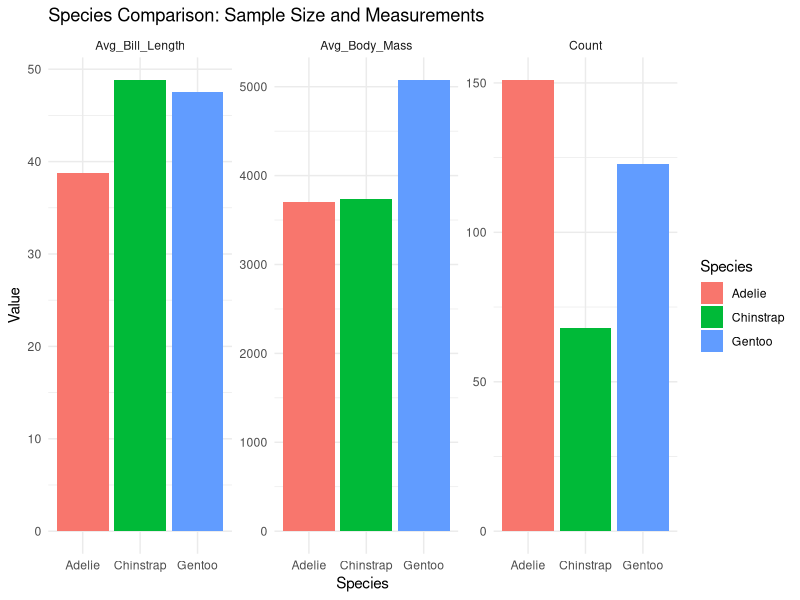

Source code (R):
# AUTHOR: Ralph Blancas
# PROJECT: Finals R Project
# CATEGORY: f. data science script 1
# DESCRIPTION: clean the data and compare species-level summaries
# EXPLANATION: This script cleans the penguin data by removing missing values and splitting the dataset into 
#              separate subsets for Adelie, Chinstrap, and Gentoo. It then creates a comparison table and 
#              reshapes the result for plotting. The goal is to make species-level differences easier to inspect

library(palmerpenguins)
library(tidyverse)

# DATA CLEANING
# create one clean subset per species using the same selected variables
gentoo_clean <- penguins %>%
  filter(species == "Gentoo") %>%
  drop_na(body_mass_g, bill_length_mm) %>%
  select(species, island, bill_length_mm, body_mass_g)

cat("Gentoo clean rows:", nrow(gentoo_clean), "\n")
summary(gentoo_clean)

adelie_clean <- penguins %>%
  filter(species == "Adelie") %>%
  drop_na(body_mass_g, bill_length_mm) %>%
  select(species, island, bill_length_mm, body_mass_g)

cat("Adelie clean rows:", nrow(adelie_clean), "\n")
summary(adelie_clean)

chinstrap_clean <- penguins %>%
  filter(species == "Chinstrap") %>%
  drop_na(body_mass_g, bill_length_mm) %>%
  select(species, island, bill_length_mm, body_mass_g)

cat("Chinstrap clean rows:", nrow(chinstrap_clean), "\n")
summary(chinstrap_clean)

# SUMMARY TABLE
# compare sample size average bill length and average body mass by species
species_summary <- data.frame(
  Species = c("Adelie", "Chinstrap", "Gentoo"),
  Count = c(nrow(adelie_clean), nrow(chinstrap_clean), nrow(gentoo_clean)),
  Avg_Bill_Length = c(
    mean(adelie_clean$bill_length_mm),
    mean(chinstrap_clean$bill_length_mm),
    mean(gentoo_clean$bill_length_mm)
  ),
  Avg_Body_Mass = c(
    mean(adelie_clean$body_mass_g),
    mean(chinstrap_clean$body_mass_g),
    mean(gentoo_clean$body_mass_g)
  )
)

print(species_summary)

# VISUALIZATION
# reshape the summary table so each metric can be shown in its own panel
library(tidyr)

species_long <- species_summary %>%
  pivot_longer(cols = c(Count, Avg_Bill_Length, Avg_Body_Mass),
               names_to = "Metric",
               values_to = "Value")

ggplot(species_long, aes(x = Species, y = Value, fill = Species)) +
  geom_col() +
  facet_wrap(~ Metric, scales = "free_y") +
  labs(title = "Species Comparison: Sample Size and Measurements") +
  theme_minimal()
